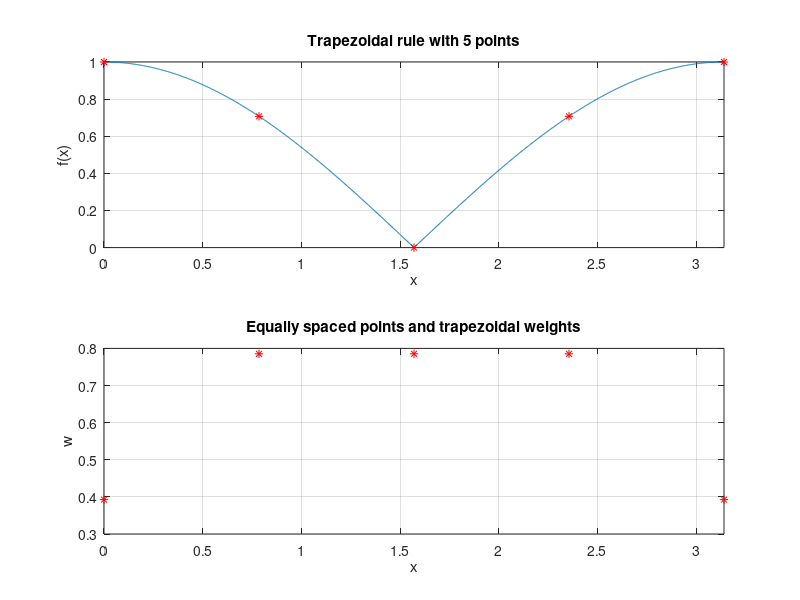
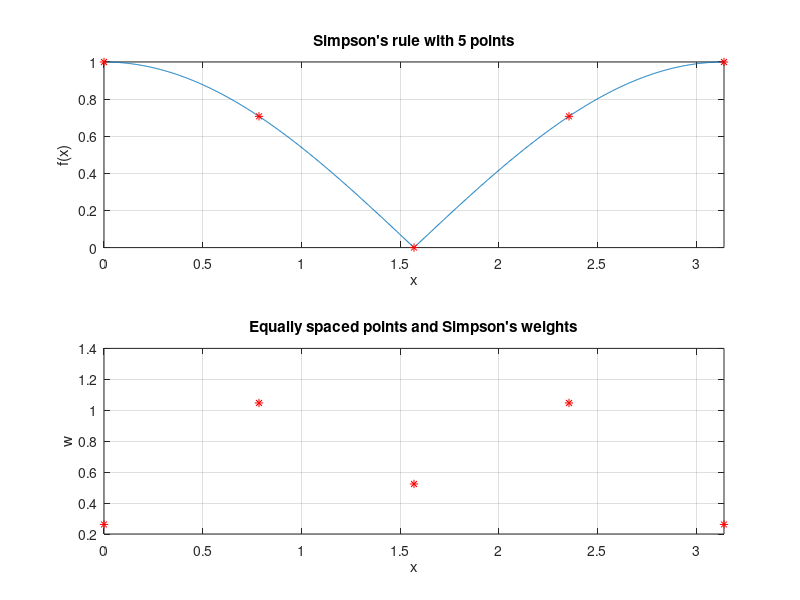

Write the MATLAB code that produced these figures, in order. (Note: this script raises an error after producing the figures.)
% MATH2089: File = numint1.m
% Numerical integration of f(x) from a to b using different rules
% Trapezoidal rule which has error O(1/N^2)
% Simpson's rule which has error O(1/N^4)
% Gauss-Legendre rule is exact for polynomials of degree up to 2N-1
% Matlab's adaptive Simpson's rule (quad)
%
% Test integrals(6) and (7) from Laboratory added

format compact

%clear all, close all

% Number of subintervals = N, number of points = N+1
% N must be even for Simpson's rule
% Try N = 4, 8, 16, 32, 64 and see what happens to the error
N = 4;

% Select which test integral to do
% itst = 1 : f(x) = sin(x) on [a ,b]
% itst = 2 : standard normal probability density function on [a, b]
% itst = 3 : f(x) = sqrt(x) on [0, b]
% itst = 4 : f(x) = sqrt(|x - 1/4|) on [0, 1]
% itst = 5 : f(x) = exp(-x) sin(50 x) on [0, 2 pi]
% itst = 6 : f(x) = sin(x)^(1/3) on [0, 2]
% itst = 7 : f(x) = |cos(x)| on [0, pi]
itst = 7;
switch itst

    case {1}

        % Integrand, interval of integration and exact integral
        % Sin(x) is infinitely differentiable, well approximated by polynomials
        fstr = 'sin(x)';
        func = @(x) sin(x);
        a = 0; b = pi/2;
        Iex = -(cos(b)-cos(a));

    case{2}

        % Integrand, interval of integration and exact integral
        % Standard normal density function (mean 0, variance 1)
        % f(x) = (1/sqrt(2*pi))*exp(-(x^2)/2)
        fstr = '(1/sqrt(2*pi))*exp(-(x.^2)/2)';
        func = @(x) (1/sqrt(2*pi))*exp(-(x.^2)/2);
        %a = -8; b = 0; Iex = 1/2;
        a = -3; b = 0;
        Iex = normcdf(b) - normcdf(a); % Requires normcdf from Statistics toolbox

    case{3}

        % Integrand, interval of integration and exact integral
        % Sqrt(x) has a derivative singularity at x = 0;
        fstr = 'sqrt(x)';
        func = @(x) sqrt(x);
        a = 0; b = 1;
        Iex = 2/3;

    case{4}

        % Integrand, interval of integration and exact integral
        % Derivative singularity at x = 1/4, in the interior of integration interval
        fstr = 'sqrt(abs(x-1/4))';
        func = @(x) sqrt(abs(x-1/4));
        a = 0; b = 1;
        Iex = (2/3)*((1/4)^(3/2)+(3/4)^(3/2));

    case{5}

        % Integrand, interval of integration and exact integral
        % Highly oscillatory integral with 100 zeros in interval of integration
        fstr = 'exp(-x).*sin(50*x)';
        func = @(x) exp(-x).*sin(50*x);
        a = 0; b = 2*pi;
        Iex = 0.019954559278;  % See Atkinson, Introduction to Numerical Analysis

    case{6}

        % Integral 1 from Laboratory class
        fstr = 'sin(x)^{1/3}}';
        func = @(x) (sin(x)).^(1/3);
        a = 0; b = 2;
        Iex = 1.7183240160281406296;

    case{7}

        % Integral 2 from Laboratory class
        fstr = '|cos(x)|';
        func = @(x) abs(cos(x));
        a = 0; b = pi;
        Iex = 2;

    otherwise

        % Example not defined
        fprintf('\n ** Error: Example %d not defined\n', itst);

end;

% Number of points
h = (b-a) / N;            % Width of N equal width intervals

% Points nad values for plotting integrand
xplt = linspace(a, b, 1001);
fplt = func(xplt);
ylim = [0 (b-a)/N];
fprintf('\nIntegrating %s on [%.4f, %.4f] using N = %d\n', fstr, a, b, N);

% Trapezoidal rule:  Sequential version with explicit loop
t0 = cputime;
Itraps = func(a)/2;
for i = 1:N-1
    z = a + i*h;
    Itraps = Itraps + func(z);
end
Itraps = Itraps + func(b)/2;
Itraps = h*Itraps;
tc = cputime - t0;
Etraps = Iex - Itraps;
fprintf('Trapezoidal rule (serial): Q = %.10f, E = %10.2e', Itraps, Etraps);
fprintf(', time = %.2f secs\n', tc);
%whos                      % List current storage

% Trapezoidal rule: Vectorised version
% using 2 vectors x and f of length N+1
t0 = cputime;
x = a + h*[0:N]';
f = func(x);
w = h*[1/2; ones(N-1,1); 1/2];
% Itrap = sum(w.*f);
Itrap = w'*f;
tc = cputime - t0;
Etrap = Iex - Itrap;
fprintf('Trapezoidal rule (vector): Q = %.10f, E = %10.2e', Itrap, Etrap);
fprintf(', time = %.2f secs\n', tc);
figure(1)
subplot(2,1,1)
plot(xplt, fplt, x, f, 'r*')
title(['Trapezoidal rule with ' num2str(N+1) ' points'])
xlabel('x')
ylabel('f(x)')
grid on
set(gca, 'Xlim', [a, b]);
subplot(2,1,2)
plot(x, w, 'r*')
title('Equally spaced points and trapezoidal weights')
xlabel('x')
ylabel('w')
grid on
set(gca, 'Xlim', [a, b]);
%set(gca, 'Ylim', ylim);

% Simpson's rule: Vectorized version
% N must be even
t0 = cputime;
x = a + h*[0:N]';
f = func(x);
w = (h/3)*[1 2*(ones(1,N-1)+(mod([1:N-1],2)==1)) 1]';
%Isimp = sum(w.*f);
Isimp = w'*f;
tc = cputime - t0;
Esimp = Iex - Isimp;
fprintf('Simpson''s rule (vector):   Q = %.10f, E = %10.2e', Isimp, Esimp);
fprintf(', time = %.2f secs\n', tc);
figure(2)
subplot(2,1,1)
plot(xplt, fplt, x, f, 'r*')
title(['Simpson''s rule with ' num2str(N+1) ' points'])
xlabel('x')
ylabel('f(x)')
grid on
set(gca, 'Xlim', [a, b]);
subplot(2,1,2)
plot(x, w, 'r*')
title('Equally spaced points and Simpson''s weights')
xlabel('x')
ylabel('w')
grid on
set(gca, 'Xlim', [a, b]);
%set(gca, 'Ylim', ylim);

% Gauss-Legendre points and weghts (row vectors)
t0 = cputime;
[xgl, wgl] = gauleg(N, a, b);
fgl = func(xgl);
Igl = sum(wgl.*fgl);
%Igl = wgl * fgl';
tc = cputime - t0;
Egl = Iex - Igl;
fprintf('Gauss-Legendre rule:       Q = %.10f, E = %10.2e', Igl, Egl);
fprintf(', time = %.2f secs\n', tc);
figure(3)
subplot(2,1,1)
plot(xplt, fplt, xgl, fgl, 'r*')
title(['Gauss-Legendre rule with ' num2str(N) ' points'])
xlabel('x')
ylabel('f(x)')
grid on
set(gca, 'Xlim', [a, b]);
subplot(2,1,2)
plot(xgl, wgl, 'r*')
title('Gauss-Legendre points and weights')
xlabel('x')
ylabel('w')
grid on
set(gca, 'Xlim', [a, b]);
%set(gca, 'Ylim', ylim);

return

% Example using Matlab routine
figure(4)
tol = [1e-4 1e-12]; %[relative error, absolute error] tolerances
% For trace = 1 time taken is dominated by plots
trace = 1;
t0 = cputime;
[Iquad, nf] = quad(func, a, b, tol, trace);
tc = cputime - t0;
Equad = Iex - Iquad;
fprintf('Adaptive Simpson''s rule:   Q = %.10f, E = %10.2e', Iquad, Equad);
fprintf(', No. f evals = %d,  time = %.2f secs\n', nf, tc);
